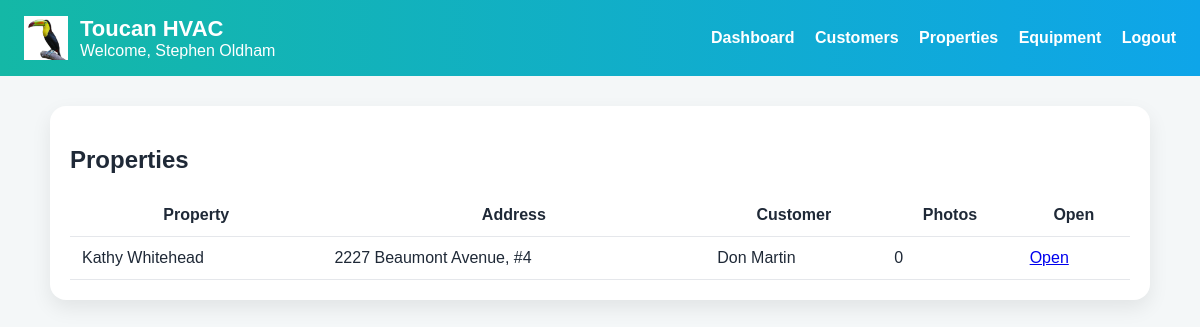
The app's page /properties (signed in), older data.
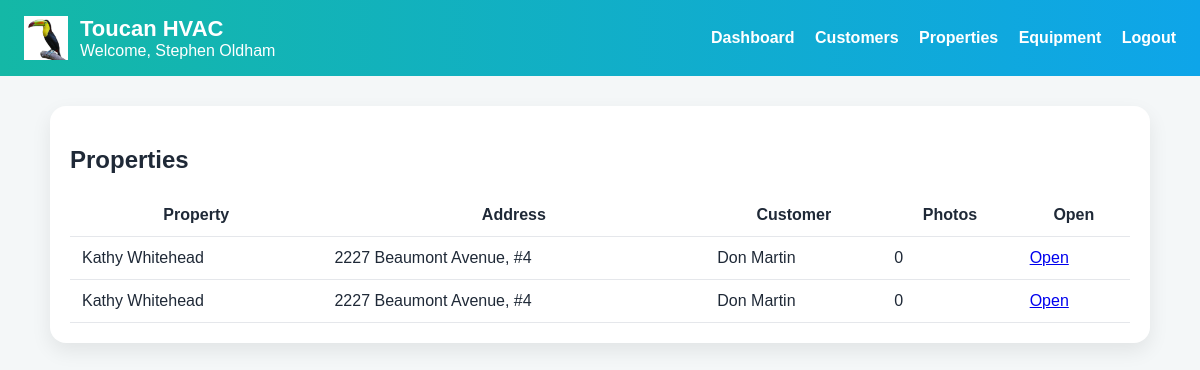
The same page, newer data.
### app.py (models this page shows)
class Property(db.Model):
    id = db.Column(db.Integer, primary_key=True)
    property_name = db.Column(db.String(120), nullable=False)
    address = db.Column(db.String(200), nullable=False)
    customer_id = db.Column(db.Integer, db.ForeignKey("customer.id"), nullable=False)

class Customer(db.Model):
    id = db.Column(db.Integer, primary_key=True)
    first_name = db.Column(db.String(120), nullable=False)
    last_name = db.Column(db.String(120), nullable=False)
    phone = db.Column(db.String(50))
    email = db.Column(db.String(120))

### app.py (the view)
@app.route("/properties")
@login_required
def properties():
    property_list = Property.query.order_by(Property.id.desc()).all()
    rows = []
    photo_counts = {
        row.property_id: row.count
        for row in db.session.query(
            PropertyPhoto.property_id,
            db.func.count(PropertyPhoto.id).label("count")
        ).group_by(PropertyPhoto.property_id).all()
    }
    for prop in property_list:
        customer = Customer.query.get(prop.customer_id)
        rows.append({
            "property": prop,
            "customer": customer,
            "photo_count": photo_counts.get(prop.id, 0)
        })
    return render_template("properties.html", user=current_user(), rows=rows)

### app.py (called while the page is built)
def current_user():
    user_id = session.get("user_id")
    if not user_id:
        return None
    return db.session.get(User, user_id)

def login_required(f):
    @wraps(f)
    def wrapper(*args, **kwargs):
        if not current_user():
            flash("Please log in.")
            return redirect(url_for("login"))
        return f(*args, **kwargs)
    return wrapper

### templates/properties.html
{% extends "base.html" %}
{% block content %}
<section class="card">
  <h2>Properties</h2>
  <table>
    <thead>
      <tr>
        <th>Property</th>
        <th>Address</th>
        <th>Customer</th>
        <th>Photos</th>
        <th>Open</th>
      </tr>
    </thead>
    <tbody>
      {% for row in rows %}
      <tr>
        <td>{{ row.property.property_name }}</td>
        <td>{{ row.property.address }}</td>
        <td>
          {% if row.customer %}
            {{ row.customer.first_name }} {{ row.customer.last_name }}
          {% endif %}
        </td>
        <td>{{ row.photo_count }}</td>
        <td><a href="{{ url_for('property_detail', property_id=row.property.id) }}">Open</a></td>
      </tr>
      {% else %}
      <tr><td colspan="5">No properties yet.</td></tr>
      {% endfor %}
    </tbody>
  </table>
</section>
{% endblock %}

Row changes from the older to the newer data that the page shows:
added Property: property.property_name "Kathy Whitehead", property.address "2227 Beaumont Avenue, #4"
added Customer: customer.first_name "Don", customer.last_name "Martin"
Text that changed along with them:
new list line: "Kathy Whitehead 2227 Beaumont Avenue, #4"
new list line: "Don Martin"
new list line: "0 Open"
